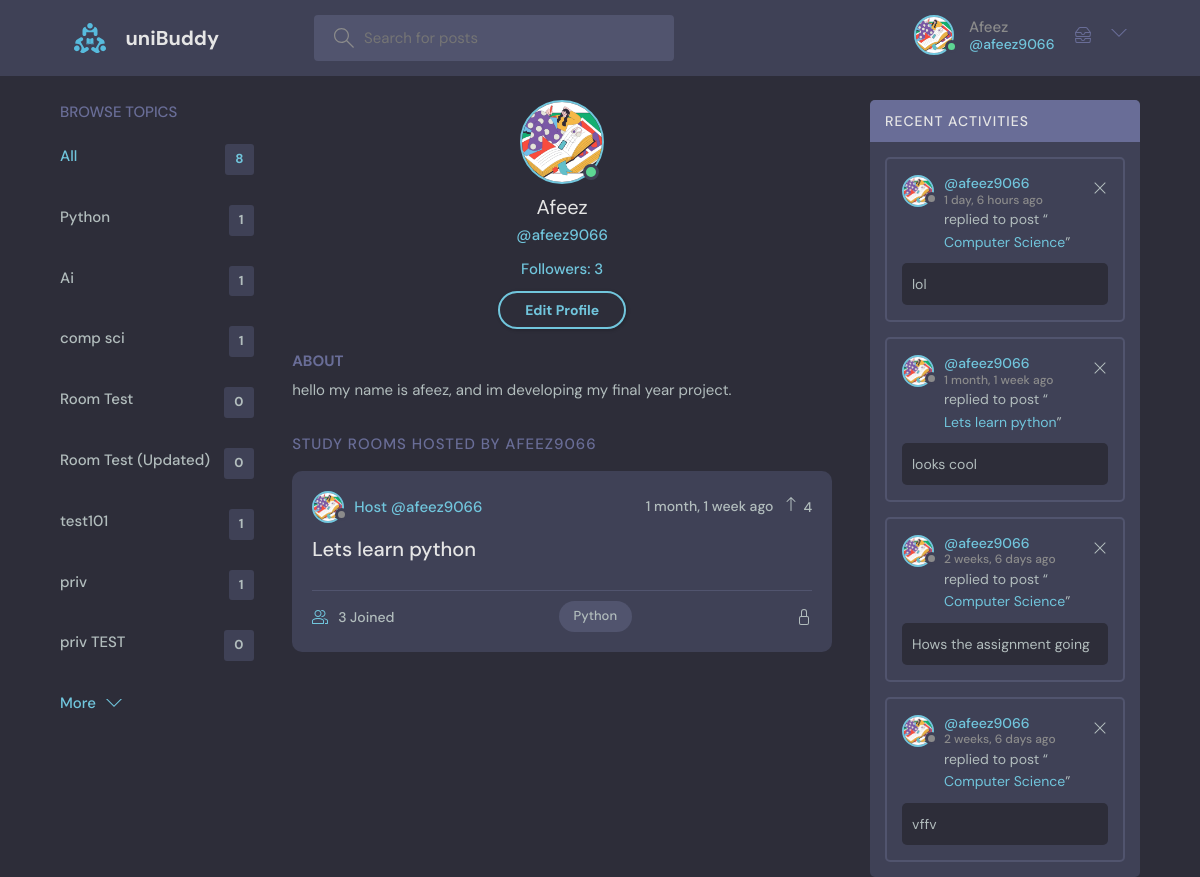
/profile/1/ (signed in), run on an earlier commit of the app's database.
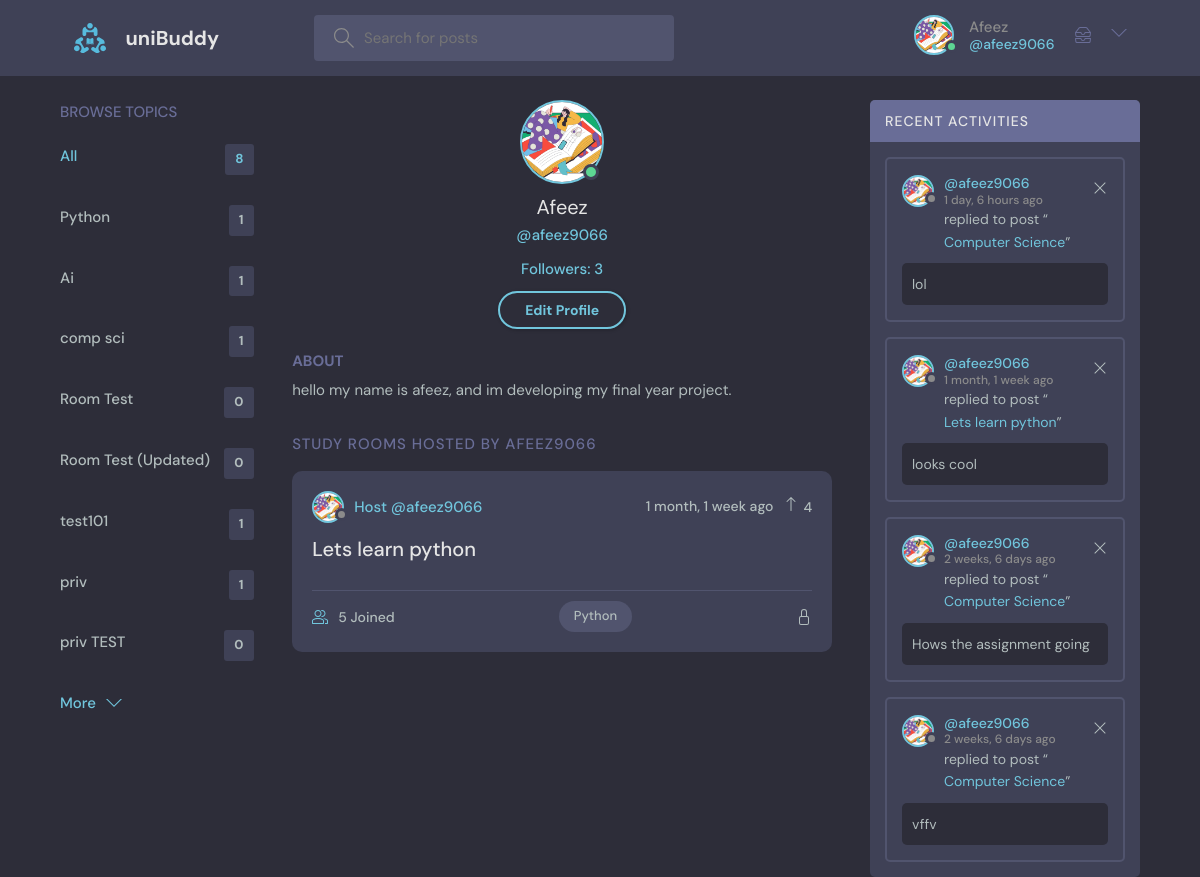
And on a later commit of the database.
### base/models.py (models this page shows, shortened)
class Room(models.Model):
    host = models.ForeignKey(User, on_delete=models.SET_NULL, null=True)
    topic = models.ForeignKey(Topic, on_delete=models.SET_NULL, null=True)
    name = models.CharField(max_length=200)
    description = models.TextField(null=True, blank=True)
    participants = models.ManyToManyField(
        User, related_name='participants', blank=True)
    updated = models.DateTimeField(auto_now=True)
    created = models.DateTimeField(auto_now_add=True)
    upvotes = models.IntegerField(default=0)
    upvoted_by = models.ManyToManyField(User, related_name='upvoted_rooms')
    is_private = models.BooleanField(default=False)
    access_code = models.CharField(max_length=10, blank=True, null=True)
    admins = models.ManyToManyField(User, related_name="admin_rooms", blank=True)
    class Meta:
        ordering = ['-updated', '-created']
    def __str__(self):
        return self.name

class User(AbstractUser):
    name = models.CharField(max_length=200, null=True)
    email = models.EmailField(unique=True, null=True)
    bio = models.TextField(null=True)
    avatar = models.ImageField(null=True, default="avatar.svg")
    followers = models.ManyToManyField('self', related_name='following', blank=True)
    follower_count = models.IntegerField(default=0)
    USERNAME_FIELD = 'email'
    REQUIRED_FIELDS = []

class Topic(models.Model):
    name = models.CharField(max_length=200)

### base/views.py (the view, shortened to what this page needs)
# urls.py: path('profile/<str:pk>/', views.userProfile, name="user-profile"),
@login_required(login_url='login')
def userProfile(request, pk):
    user = User.objects.get(id=pk)
    rooms = user.room_set.all()
    room_messages = user.message_set.all()
    topics = Topic.objects.all()
    followers_count = user.followers.all().count()
    is_following = user.followers.filter(id=request.user.id).exists()
    context = {'user': user, 'rooms': rooms,
               'room_messages': room_messages, 'topics': topics,
               'followers_count': followers_count, 'is_following': is_following}
    return render(request, 'base/profile.html', context)

### base/templatetags/custom_tags.py (called while the page is built)
@register.simple_tag
def unread_messages_count(user):
    return user.messages.filter(is_read=False).count()

### base/templates/base/profile.html (shortened to what this page needs)
{% extends 'main.html' %}
{% block content %}
<main class="profile-page layout layout--3">
  <div class="container">
    {% include 'base/topics_component.html' %}
    <div class="roomList">
      <div class="profile">
        <div class="profile__avatar">
          <div class="avatar avatar--large active">
            <img src="{{user.avatar.url}}" />
          </div>
        </div>
        <div class="profile__info">
          <h3>{{user.name}}</h3>
          <p>@{{user.username}}</p>
          <p>Followers: {{user.followers.count}}</p>
          {% if request.user == user %}
          <a href="{% url 'update-user' %}" class="btn btn--main btn--pill">Edit Profile</a>
          {% endif %}
        </div>
        <div class="profile__about">
          <h3>About</h3>
          <p>
            {{user.bio}}
          </p>
        </div>
      </div>
      <div class="roomList__header">
        <div>
          <h2>Study Rooms Hosted by {{user.username}}</a>
          </h2>
        </div>
      </div>
      {% include 'base/feed_component.html' %}
    </div>
    {% include 'base/activity_component.html' %}
  </div>
</main>
{% endblock content %}

### base/templates/base/feed_component.html (shortened to what this page needs)
{% for room in rooms %}
<div class="roomListRoom">
    <div class="roomListRoom__header">
        <a href="{% url 'user-profile' room.host.id %}" class="roomListRoom__author">
            <div class="avatar avatar--small">
                <img src="{{room.host.avatar.url}}" />
            </div>
            <span>Host @{{room.host.username}}</span>
        </a>
        <div class="roomListRoom__actions">
            <span>{{room.created|timesince}} ago</span>
            <form class="upvote-form" method="POST" action="{% url 'upvote' %}">
                <div class="upvote-container" style="cursor: pointer;">
                    <svg xmlns="http://www.w3.org/2000/svg" width="16" height="16" fill="currentColor" class="bi bi-arrow-up" viewBox="0 0 16 16"> <path fill-rule="evenodd" d="M8 15a.5.5 0 0 0 .5-.5V2.707l3.146 3.147a.5.5 0 0 0 .708-.708l-4-4a.5.5 0 0 0-.708 0l-4 4a.5.5 0 1 0 .708.708L7.5 2.707V14.5a.5.5 0 0 0 .5.5z"/>
                    </svg>
                    <span class="upvote-count">{{ room.upvotes }}</span>
                </div>
            </form>
        </div>
    </div>
    <div class="roomListRoom__content">
        <a href="{% url 'room' room.id %}">{{room.name}}</a>
    </div>
    <div class="roomListRoom__meta">
        <a href="{% url 'room' room.id %}" class="roomListRoom__joined">
            {{room.participants.all.count}} Joined
        </a>
        <p class="roomListRoom__topic">{{room.topic.name}}</p>
    </div>
</div>
{% endfor %}

What changed in the data, as far as the page shows it:
changed Room "Lets learn python": participants.all.count "3" → "5"
